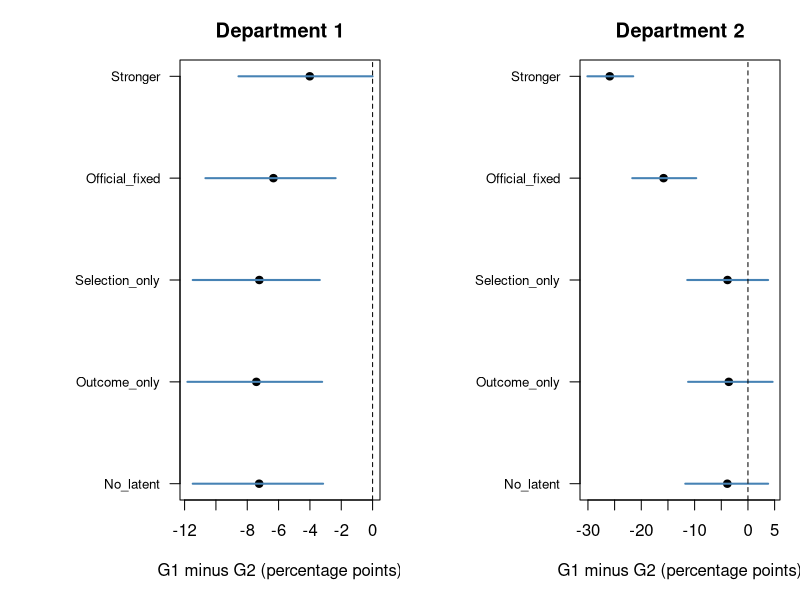

Write R code to recreate this figure.
# A10 worked examples: run Rscript scripts/A10_walkthroughs.R from repository root.
# Base R, except posterior for the synthetic MCMC diagnostic demonstration.
# Fits fixed Gaussian-latent sensitivity scenarios by deterministic quadrature.

# Section 6
cat("BEGIN_6\n")
# Same data-generating probabilities as scripts/A10_sensitivity.R.
# Base-R Bernoulli draws; this is simulated data, not UCBadmit.
set.seed(12)
N <- 2000
G <- sample(1:2,N,replace=TRUE)
U <- rbinom(N,1,.1)
D <- 1+rbinom(N,1,ifelse(G==1,U,.75))
p0 <- matrix(c(.1,.1,.1,.3),nrow=2) # rows: D; columns: G
p1 <- matrix(c(.3,.3,.5,.5),nrow=2)
p <- ifelse(U==1,p1[cbind(D,G)],p0[cbind(D,G)])
A <- rbinom(N,1,p)
sim <- data.frame(G,D,U,A)
counts <- aggregate(cbind(admitted=A,applied=rep(1,N))~G+D,sim,sum)
counts$rate <- with(counts,admitted/applied)
print(counts,row.names=FALSE)
# Population truths, obtained by averaging over Pr(U=1)=0.1.
truth <- data.frame(department=1:2,
  U_high_G1=c(0,1),U_high_G2=c(.1,.1),
  observed_G1=c(.1,.3),observed_G2=c(.14,.32),
  intervention_G1=c(.12,.12),intervention_G2=c(.14,.32))
truth$observed_difference <- with(truth,observed_G1-observed_G2)
truth$controlled_difference <- with(truth,intervention_G1-intervention_G2)
print(truth,row.names=FALSE)
cat("True total contrast G1-G2:",.12-(.25*.14+.75*.32),"\n")
stopifnot(all.equal(truth$controlled_difference,c(-.02,-.20)))
cat("END_6\n")

# Section 8
cat("BEGIN_8\n")
summary90 <- function(x) c(mean=mean(x),lo90=unname(quantile(x,.05)),
                           hi90=unname(quantile(x,.95)))
normalize <- function(z) {w<-exp(z-max(z)); w/sum(w)}
set.seed(1008)
S <- 30000
agrid <- seq(-8,8,length.out=401)
totals <- aggregate(cbind(admitted,applied)~G,counts,sum)
naive_p <- sapply(1:2,function(g) {
  w <- normalize(dbinom(totals$admitted[g],totals$applied[g],
                       plogis(agrid),log=TRUE)+dnorm(agrid,log=TRUE))
  sample(plogis(agrid),S,replace=TRUE,prob=w)
})
cat("Naive aggregate posterior, G1-G2, percentage points:\n")
print(round(100*summary90(naive_p[,1]-naive_p[,2]),2))
cat("END_8\n")

# Section 9
cat("BEGIN_9\n")
set.seed(1009)
naive_cell <- sapply(seq_len(nrow(counts)),function(k) {
  w <- normalize(dbinom(counts$admitted[k],counts$applied[k],
                       plogis(agrid),log=TRUE)+dnorm(agrid,log=TRUE))
  sample(plogis(agrid),S,replace=TRUE,prob=w)
})
cell_index <- function(g,d) which(counts$G==g & counts$D==d)
naive_difference <- sapply(1:2,function(d)
  naive_cell[,cell_index(1,d)]-naive_cell[,cell_index(2,d)])
colnames(naive_difference) <- c("Department_1","Department_2")
print(round(100*t(apply(naive_difference,2,summary90)),2))
cat("END_9\n")

# Section 12
cat("BEGIN_12\n")
u <- c(-1,0,1)
# Illustrative baselines, not fitted coefficients: admission .1, selection .25.
print(data.frame(u=u,
  admission=round(plogis(qlogis(.1)+1*u),3),
  dept2_group1=round(plogis(qlogis(.25)+1*u),3),
  dept2_group2=round(plogis(qlogis(.25)+0*u),3)),row.names=FALSE)
cat("Odds multiplier for coefficient 1:",round(exp(1),3),"\n")
cat("END_12\n")

# Section 14
cat("BEGIN_14\n")
# Uniform log-odds coefficient does not imply uniform odds ratio.
z <- c(.05,.50,.95)
print(data.frame(prior_quantile=z,coefficient=z,odds_ratio=round(exp(z),3),
  probability_from_10pct=round(plogis(qlogis(.1)+z),3)),row.names=FALSE)
cat("Prior mean odds ratio:",round(exp(1)-1,3),"\n")
cat("END_14\n")

# Section 17
cat("BEGIN_17\n")
# Fixed b,g scenarios: integrate out each new applicant's u ~ Normal(0,1).
# Conditional on delta, the two department intercepts are independent.
fit_group <- function(group,b,g,K=201,Q=301,S=30000) {
  aa <- seq(-8,8,length.out=K)
  dd <- aa
  uu <- qnorm(((1:Q)-.5)/Q) # equal-weight quadrature under standard Normal
  admission <- plogis(outer(aa,b*uu,"+"))
  selection <- plogis(outer(uu*g,dd,"+"))
  qbar <- colMeans(selection)
  # P(A=1 | G,D,parameters), with selection-dependent latent weights.
  joint2 <- admission %*% selection/Q
  joint1 <- admission %*% (1-selection)/Q
  p2 <- sweep(joint2,2,qbar,"/")
  p1 <- sweep(joint1,2,1-qbar,"/")
  cells <- counts[counts$G==group,]
  cells <- cells[match(1:2,cells$D),]
  lw <- lapply(list(p1,p2),function(p) matrix(0,nrow=K,ncol=K))
  probs <- list(p1,p2)
  for (d in 1:2) lw[[d]] <- matrix(dbinom(cells$admitted[d],
    cells$applied[d],as.vector(probs[[d]]),log=TRUE),K,K)+dnorm(aa,log=TRUE)
  logsum <- function(x) {v<-max(x);v+log(sum(exp(x-v)))}
  z <- lapply(lw,function(x) apply(x,2,logsum))
  delta_mass <- normalize(dbinom(cells$applied[2],sum(cells$applied),
    qbar,log=TRUE)+dnorm(dd,log=TRUE)+z[[1]]+z[[2]])
  amass <- lapply(lw,function(x) apply(x,2,normalize))
  stopifnot(sum(delta_mass[abs(dd)>7])<1e-6)
  for (d in 1:2) stopifnot(sum(colSums(amass[[d]][abs(aa)>7,,drop=FALSE])*
                             delta_mass)<1e-6)
  # Population-standardized admission probability at each intercept.
  target_p <- rowMeans(admission)
  exact_mean <- sapply(1:2,function(d)
    sum(delta_mass*colSums(amass[[d]]*target_p)))
  di <- sample.int(K,S,replace=TRUE,prob=delta_mass)
  ai <- matrix(NA_integer_,S,2)
  for (j in unique(di)) for (d in 1:2) {
    rows <- which(di==j)
    ai[rows,d] <- sample.int(K,length(rows),replace=TRUE,prob=amass[[d]][,j])
  }
  list(mean=exact_mean,a=matrix(aa[ai],S,2),delta=dd[di],b=b,g=g,
       standardized=matrix(target_p[ai],S,2))
}
cat("Model: independent Normal(0,1) priors on a and delta; fixed b,g.\n")
cat("END_17\n")

# Section 19
cat("BEGIN_19\n")
settings <- list(No_latent=c(0,0,0,0),
  Outcome_only=c(1,1,0,0),Selection_only=c(0,0,1,0),
  Official_fixed=c(1,1,1,0),Stronger=c(2,2,2,0)) # b1,b2,g1,g2
set.seed(1019)
fits <- lapply(settings,function(v) list(
  fit_group(1,v[1],v[3]),fit_group(2,v[2],v[4])))
scenario_draws <- lapply(fits,function(f) f[[1]]$standardized-f[[2]]$standardized)
scenario_table <- do.call(rbind,lapply(names(settings),function(nm) {
  x<-scenario_draws[[nm]]
  data.frame(scenario=nm,department=1:2,
    round(100*t(apply(x,2,summary90)),2),prob_positive=round(colMeans(x>0),3))
}))
print(scenario_table,row.names=FALSE)
# Deterministic posterior means, not random draws, for resolution check.
v <- settings$Official_fixed
fine <- list(fit_group(1,v[1],v[3],K=401,Q=601,S=10),
             fit_group(2,v[2],v[4],K=401,Q=601,S=10))
coarse_mean <- fits$Official_fixed[[1]]$mean-fits$Official_fixed[[2]]$mean
fine_mean <- fine[[1]]$mean-fine[[2]]$mean
cat("Maximum refinement change in contrast (percentage points):",
    round(100*max(abs(coarse_mean-fine_mean)),4),"\n")
stopifnot(max(abs(coarse_mean-fine_mean))<.001)
# Null latent case must agree with independent cell-logit grid integration.
null_mean <- fits$No_latent[[1]]$mean-fits$No_latent[[2]]$mean
independent_mean <- sapply(1:2,function(d) {
  m <- sapply(1:2,function(g) {
    k<-cell_index(g,d)
    w<-normalize(dbinom(counts$admitted[k],counts$applied[k],plogis(agrid),
                       log=TRUE)+dnorm(agrid,log=TRUE))
    sum(w*plogis(agrid))
  });m[1]-m[2]
})
stopifnot(max(abs(null_mean-independent_mean))<1e-5)
dir.create("courses/figures/A10",recursive=TRUE,showWarnings=FALSE)
png("courses/figures/A10/scenarios.png",width=1300,height=650,res=130)
par(mfrow=c(1,2),mar=c(5,9,3,1))
for(d in 1:2) {
 z<-scenario_table[scenario_table$department==d,]
 plot(z$mean,1:nrow(z),xlim=range(c(z$lo90,z$hi90)),yaxt="n",ylab="",
  xlab="G1 minus G2 (percentage points)",main=paste("Department",d),pch=19)
 axis(2,at=1:nrow(z),labels=z$scenario,las=1,cex.axis=.8)
 segments(z$lo90,1:nrow(z),z$hi90,1:nrow(z),col="steelblue",lwd=2)
 abline(v=0,lty=2)
}
invisible(dev.off())
cat("END_19\n")

# Section 21
cat("BEGIN_21\n")
# Separate probability-scale teaching model for a transparent tipping point.
# Observed difference = standardized difference + h*(q1-q2).
observed_difference <- .06
latent_risk_difference <- .20
imbalance <- c(0,.1,.2,.3,.4)
print(data.frame(imbalance=imbalance,
  corrected_difference=observed_difference-latent_risk_difference*imbalance),
  row.names=FALSE)
cat("Sign tipping imbalance:",observed_difference/latent_risk_difference,"\n")
cat("For a 2-point decision threshold:",
    (observed_difference-.02)/latent_risk_difference,"\n")
cat("END_21\n")

# Section 25
cat("BEGIN_25\n")
# Real counts available in base R: admission x gender x department.
ucb <- as.data.frame(UCBAdmissions)
print(aggregate(Freq~Admit,ucb,sum),row.names=FALSE)
expanded <- ucb[rep(seq_len(nrow(ucb)),ucb$Freq),c("Admit","Gender","Dept")]
cat("Expanded rows:",nrow(expanded),"\n")
stopifnot(all(xtabs(~Admit+Gender+Dept,expanded)==UCBAdmissions))
cat("Columns after expansion:",paste(names(expanded),collapse=", "),"\n")
cat("END_25\n")

# Section 26
cat("BEGIN_26\n")
softmax <- function(x) {w<-exp(x-max(x));w/sum(w)}
base <- rep(0,6)
shift <- base;shift[1]<-1
print(data.frame(department=LETTERS[1:6],
  baseline=round(softmax(base),3),shifted=round(softmax(shift),3)),row.names=FALSE)
stopifnot(max(abs(softmax(shift)-softmax(shift+7)))<1e-12)
cat("END_26\n")

# Section 29
cat("BEGIN_29\n")
# Known loadings = 1, known independent noise SD = 1, prior u ~ N(0,1).
# Conjugate toy measurement model, not fitted UCB applicant measurements.
measurements <- c(1.2,.8,1.0)
proxy_update <- function(t) {
  variance<-1/(1+length(t)); c(mean=variance*sum(t),sd=sqrt(variance))
}
print(round(rbind(One_proxy=proxy_update(measurements[1]),
                  Three_proxies=proxy_update(measurements)),3))
cat("If all three are copies of one measurement, use one likelihood term.\n")
cat("END_29\n")

# Section 32
cat("BEGIN_32\n")
# X independent of binary U, with the same 50:50 mix in both X groups.
alpha <- -2; beta <- log(2); gamma <- 2
conditional <- outer(0:1,0:1,function(x,u) plogis(alpha+beta*x+gamma*u))
marginal <- rowMeans(conditional)
print(round(data.frame(X=0:1,U0=conditional[,1],U1=conditional[,2],
                       marginal=marginal),4),row.names=FALSE)
cat("Conditional OR:",exp(beta),"; marginal OR:",
    round(exp(diff(qlogis(marginal))),4),"\n")
cat("END_32\n")

# Section 34
cat("BEGIN_34\n")
# New applicants: draw fresh u, then D, then A using that simulated D.
# Parameters come from the fixed-scenario posterior, not from their priors.
set.seed(1034)
R <- 500
rep_summary <- matrix(NA_real_,R,4)
colnames(rep_summary)<-c("D2_G1","D2_G2","A_G1","A_G2")
for(s in 1:R) for(group in 1:2) {
 f<-fits$Official_fixed[[group]]
 n<-sum(G==group);u<-rnorm(n)
 d<-1+rbinom(n,1,plogis(f$delta[s]+f$g*u))
 a<-rbinom(n,1,plogis(f$a[s,d]+f$b*u))
 rep_summary[s,group]<-mean(d==2)
 rep_summary[s,group+2]<-mean(a)
}
observed<-c(mean(D[G==1]==2),mean(D[G==2]==2),mean(A[G==1]),mean(A[G==2]))
print(round(data.frame(observed=observed,t(apply(rep_summary,2,summary90))),3))
cat("END_34\n")

# Section 35
cat("BEGIN_35\n")
# One full prior draw for two groups; repeat before assessing plausibility.
set.seed(1035)
n <- 500
u_prior <- rnorm(n);group <- rep(1:2,each=n/2)
a_prior <- matrix(rnorm(4),2,2);delta_prior <- rnorm(2)
b_prior <- runif(2);g_prior <- runif(2)
d_prior <- 1+rbinom(n,1,plogis(delta_prior[group]+g_prior[group]*u_prior))
p_prior <- plogis(a_prior[cbind(group,d_prior)]+b_prior[group]*u_prior)
y_prior <- rbinom(n,1,p_prior)
print(data.frame(G=1:2,dept2=tapply(d_prior==2,group,mean),
                 admission=tapply(y_prior,group,mean)),row.names=FALSE)
cat("END_35\n")

# Section 36
cat("BEGIN_36\n")
# Artificial MCMC arrays; no claims about an HMC fit follow from these.
set.seed(1036)
x<-matrix(rnorm(4000),1000,4);bad<-x;bad[,4]<-bad[,4]+2
report<-function(z)c(Rhat=posterior::rhat(z),ESS_bulk=posterior::ess_bulk(z),
                    ESS_tail=posterior::ess_tail(z),MCSE=posterior::mcse_mean(z))
print(round(rbind(Agreeing=report(x),Shifted_chain=report(bad)),3))
cat("Posterior SD .03, mean-specific ESS 100: MCSE about",.03/sqrt(100),"\n")
cat("END_36\n")

# Section 43
cat("BEGIN_43\n")
# Invented business inputs, not causal estimates from a fitted campaign.
margin <- 40;cost <- .50
uplift <- c(.03,.015,.005)
print(data.frame(scenario=c("Optimistic","Intermediate","Pessimistic"),
  uplift=uplift,incremental_profit_per_customer=margin*uplift-cost),row.names=FALSE)
cat("Break-even conversion uplift:",cost/margin,"\n")
cat("END_43\n")
